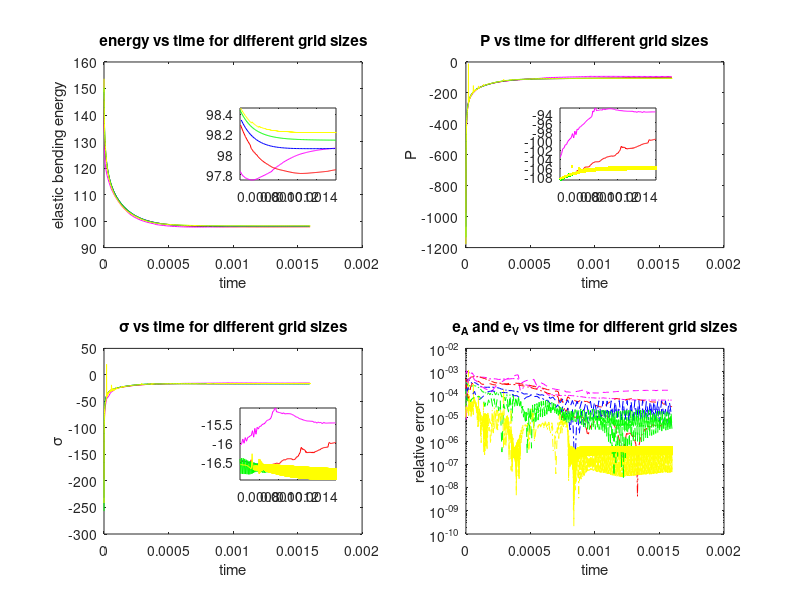

Write the MATLAB code that produced this figure.
% draw convergence pictures

load('oblate48.mat')
load('oblate64.mat')
load('oblate80.mat')
load('oblate96.mat')
load('oblate128.mat')

figure
clf

time = 1.6e-3;
time2 = 0.6e-3;

subplot(2,2,1)
hold on
plot(t48(t48<time),ene48(t48<time),'m')
plot(t64(t64<time),ene64(t64<time),'r')
plot(t80(t80<time),ene80(t80<time),'b')
plot(t96(t96<time),ene96(t96<time),'g')
plot(t128(t128<time),ene128(t128<time),'y')

box on
xlabel('time')
ylabel('elastic bending energy')
title('energy vs time for different grid sizes')


subplot(2,2,2)
hold on
plot(t48(t48<time),P48(t48<time),'m')
plot(t64(t64<time),P64(t64<time),'r')
plot(t80(t80<time),P80(t80<time),'b')
plot(t96(t96<time),P96(t96<time),'g')
plot(t128(t128<time),P128(t128<time),'y')

box on
xlabel('time')
ylabel('P')
title('P vs time for different grid sizes')

subplot(2,2,3)
hold on
plot(t48(t48<time),ten48(t48<time),'m')
plot(t64(t64<time),ten64(t64<time),'r')
plot(t80(t80<time),ten80(t80<time),'b')
plot(t96(t96<time),ten96(t96<time),'g')
plot(t128(t128<time),ten128(t128<time),'y')

box on
xlabel('time')
ylabel('\sigma')
title('\sigma vs time for different grid sizes')

subplot(2,2,4)
semilogy(t48(t48<time),abs(da48(t48<time)),'m-.')
hold on
semilogy(t64(t64<time),abs(da64(t64<time)),'r-.')
semilogy(t80(t80<time),abs(da80(t80<time)),'b-.')
semilogy(t96(t96<time),abs(da96(t96<time)),'g-.')
semilogy(t128(t128<time),abs(da128(t128<time)),'y-.')

semilogy(t48(t48<time),abs(dv48(t48<time)),'m--')
semilogy(t64(t64<time),abs(dv64(t64<time)),'r--')
semilogy(t80(t80<time),abs(dv80(t80<time)),'b--')
semilogy(t96(t96<time),abs(dv96(t96<time)),'g--')
semilogy(t128(t128<time),abs(dv128(t128<time)),'y--')

box on
xlabel('time')
ylabel('relative error')
title('e_A and e_V vs time for different grid sizes')

axes('position', [.3 .7 .12 .12])
box on
hold on
plot(t48(t48<time & t48>time2),ene48(t48<time & t48>time2),'m')
plot(t64(t64<time & t64>time2),ene64(t64<time & t64>time2),'r')
plot(t80(t80<time & t80>time2),ene80(t80<time & t80>time2),'b')
plot(t96(t96<time & t96>time2),ene96(t96<time & t96>time2),'g')
plot(t128(t128<time & t128>time2),ene128(t128<time & t128>time2),'y')
axis tight

axes('position', [.7 .7 .12 .12])
box on
hold on
plot(t48(t48<time & t48>time2),P48(t48<time & t48>time2),'m')
plot(t64(t64<time & t64>time2),P64(t64<time & t64>time2),'r')
plot(t80(t80<time & t80>time2),P80(t80<time & t80>time2),'b')
plot(t96(t96<time & t96>time2),P96(t96<time & t96>time2),'g.')
plot(t128(t128<time & t128>time2),P128(t128<time & t128>time2),'y.')
axis tight

axes('position', [.3 .2 .12 .12])
box on
hold on
plot(t48(t48<time & t48>time2),ten48(t48<time & t48>time2),'m')
plot(t64(t64<time & t64>time2),ten64(t64<time & t64>time2),'r')
plot(t80(t80<time & t80>time2),ten80(t80<time & t80>time2),'b')
plot(t96(t96<time & t96>time2),ten96(t96<time & t96>time2),'g')
plot(t128(t128<time & t128>time2),ten128(t128<time & t128>time2),'y')
axis tight
